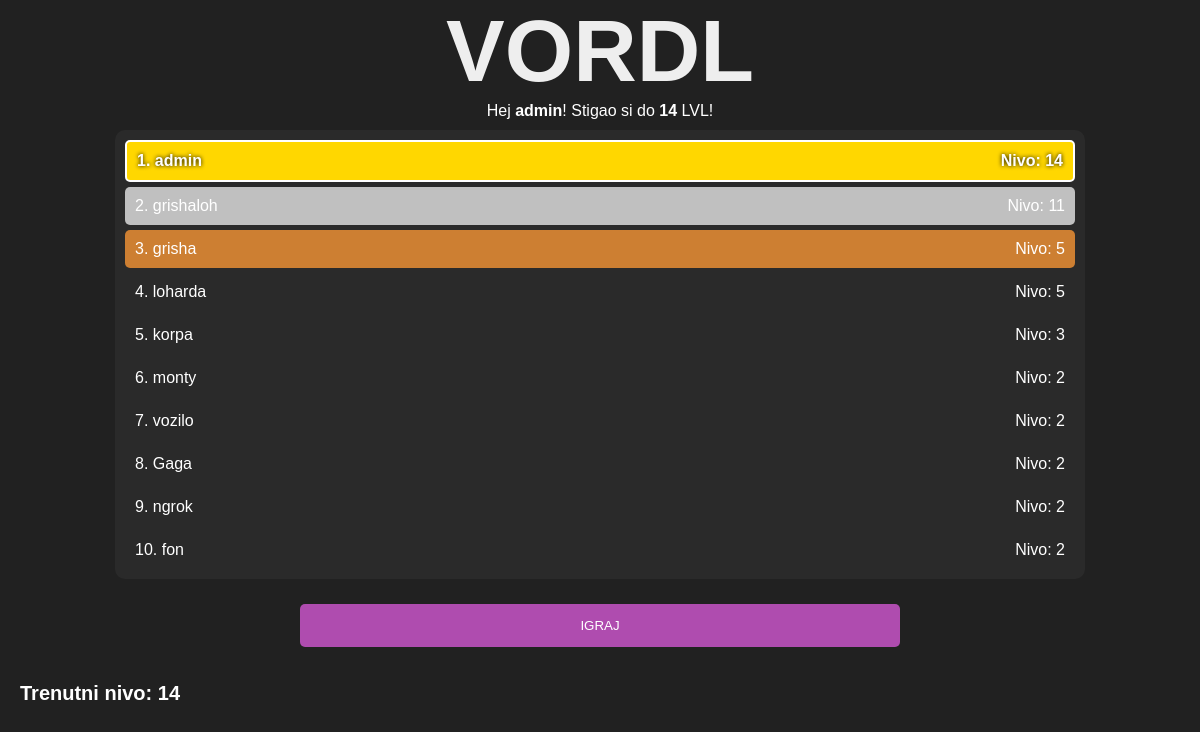
Screenshot of / (signed in) with the database file from the repository.
### main.py (models this page shows, shortened)
class User(db.Model, UserMixin):
    id = db.Column(db.Integer, primary_key=True)
    username = db.Column(db.String(25), unique=True, nullable=False)
    password = db.Column(db.String(50), nullable=False)
    current_level = db.Column(db.Integer, default=1)

### main.py (the view)
@app.route('/')
@login_required
def index():
    user_table = GameTable.query.filter_by(
        user_id=current_user.id
        ).filter_by(level=current_user.current_level).first()
    if user_table:
        table = user_table.data
    else:
        table = "[]"
    return render_template('index.html',
        level=current_user.current_level,
        username=current_user.username,
        scoreboard=getTopTen(),
        table=table
    )

### main.py (called while the page is built)
def getTopTen():
    users = User.query.order_by(User.current_level.desc()).limit(10).all()
    rank_list = []
    for user in users:
        rank_list.append({
            "username": user.username,
            "level": user.current_level
        })
    return rank_list

@login_manager.user_loader
def load_user(user_id):
    return User.query.get(int(user_id))

### templates/index.html (shortened to what this page needs)
<!DOCTYPE html>
<html lang="en">
<head>
    <link rel="stylesheet" href="static/css/default.css">
    <link rel="stylesheet" href="static/css/index.css">
    <link rel="stylesheet" href="https://cdnjs.cloudflare.com/ajax/libs/fullPage.js/3.1.0/fullpage.css">
</head>
<body>
    <div id="fullpage">
        <div class="section active">
            <div class="header">
                <h1>VORDL</h1>
                <p>Hej <span>{{username}}</span>! Stigao si do <span>{{level}}</span> LVL!</p>
                <div class="scoreboard">
                    {% for item in scoreboard %}
                        {% if item.username == username %}
                            <div class="element" id="element-me">
                                <span>{{loop.index}}. {{item.username}}</span>
                                <span>Nivo: {{item.level}}</span>
                            </div>
                        {% else %}
                            <div class="element">
                                <span>{{loop.index}}. {{item.username}}</span>
                                <span>Nivo: {{item.level}}</span>
                            </div>
                        {% endif %}
                    {% endfor %}
                </div>
                <button id="play">IGRAJ</button>
            </div>
        </div>
        <div class="section" id="game-section">
            <div class="game-section-wrapper">
                <div class="level-display">
                    <p>Trenutni nivo: {{level}}</p>
                </div>
            </div>
        </div>
    </div>
</body>
</html>

### static/css/default.css (style rules this page uses)
* { margin: 0; font-family: Arial, Helvetica, sans-serif; user-select: none; }
html, body { width: 100%; height: 100%; overflow: hidden; }
body { background-color: #212121; position: relative; }
h1 { color: #EEEEEE; font-size: 5.5em; font-weight: bold; }

### static/css/index.css (style rules this page uses)
.header { display: flex; justify-content: center; align-items: center; flex-direction: column; }
.header p { color: white; }
.header p span { font-weight: bold; }
.header button { background-color: #af4caf; color: white; padding: 14px 20px; margin: 15px 0; width: 50%; border: none; cursor: pointer; border-radius: 5px; }
.scoreboard { padding: 5px; margin: 10px; border-radius: 10px; background-color: #2a2a2a; width: 80%; }
.scoreboard .element { padding: 10px; border-radius: 5px; color: white; display: flex; justify-content: space-between; margin: 5px; }
.scoreboard .element:nth-child(1) { background-color: #FFD700 !important; font-weight: bold; text-shadow: 0px 0px 4px #000000; }
.scoreboard .element:nth-child(2) { background-color: #C0C0C0 !important; }
.scoreboard .element:nth-child(3) { background-color: #CD7F32 !important; }
#element-me { border: 2px solid white; }
.game-section-wrapper { display: flex; width: 100%; height: 100%; flex-direction: column; justify-content: space-between; }
.level-display { top: 0; padding: 20px; color: white; font-weight: bold; font-size: 20px; }

### rows the page displays
User: username "admin", level "14"
User: username "grishaloh", level "11"
User: username "grisha", level "5"
User: username "loharda", level "5"
User: username "korpa", level "3"
User: username "monty", level "2"
User: username "vozilo", level "2"
User: username "Gaga", level "2"
User: username "ngrok", level "2"
User: username "fon", level "2"

### other values shown
{{ level }} "14"
